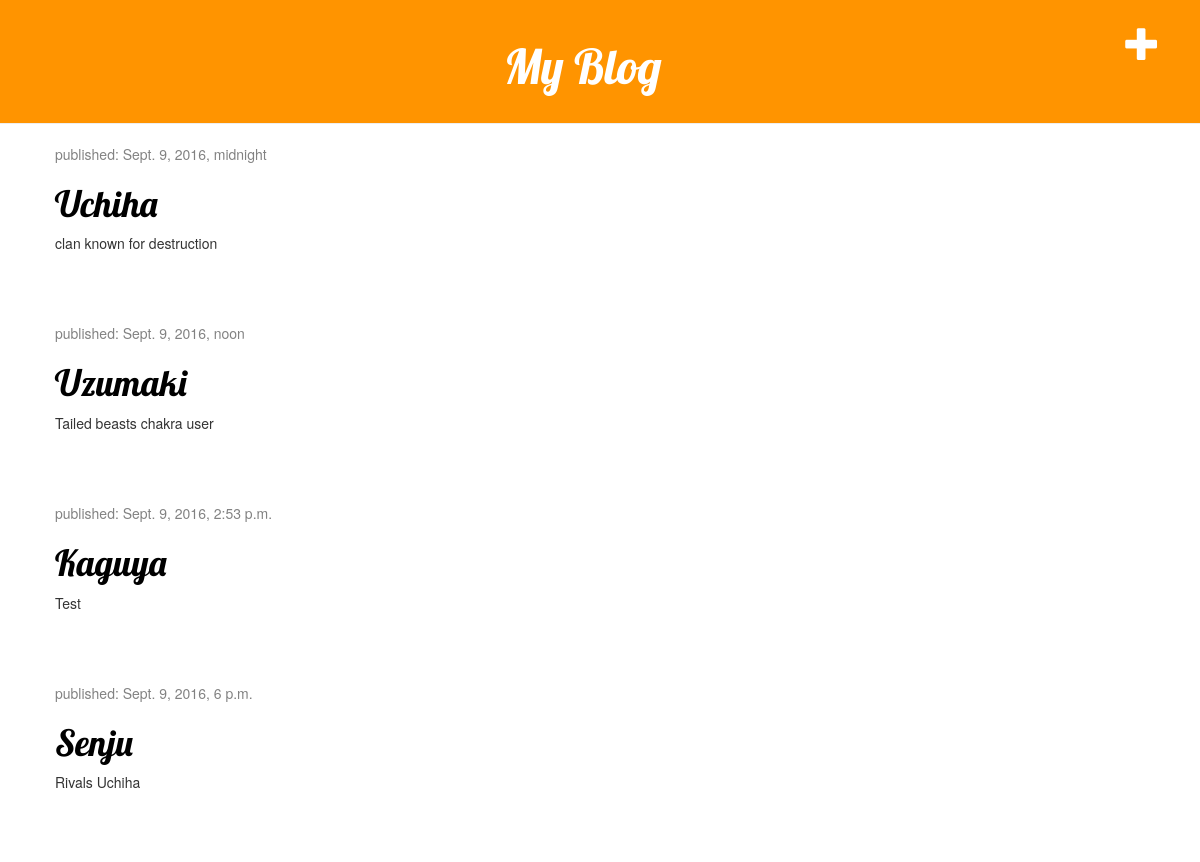
The page / on the database its author committed.
### blog/models.py (models this page shows, shortened)
class Post(models.Model):
    author = models.ForeignKey('auth.User')
    title = models.CharField(max_length=200)
    text = models.TextField()
    created_date = models.DateTimeField(
        default=timezone.now)
    published_date = models.DateTimeField(
        blank=True, null=True)

### blog/views.py (the view)
# urls.py: url(r'^$', views.post_list, name='post_list'),
def post_list(request):
    posts = Post.objects.filter(published_date__lte=timezone.now()).order_by('published_date')
    return render(request, 'blog/post_list.html', {'posts': posts})

### blog/templates/blog/post_list.html
{% extends 'blog/base.html' %}
{% block content%}
    {%	for	post in posts	%}
            <div	class="post">
                <div	class="date">
                    <p>published:	{{ post.published_date	}}</p>
                </div>
                <h1><a	href="{% url 'post_detail' pk=post.pk	%}">{{post.title}}</a></h1>
                <p>{{ post.text|linebreaksbr }}</p>
            </div>
    {%	endfor	%}
{%  endblock %}

### blog/templates/blog/base.html (shortened to what this page needs)
<!DOCTYPE html>
<html lang="en">
<head>
    {% load staticfiles	%}
				<link	rel="stylesheet" href="//maxcdn.bootstrapcdn.com/bootstrap/3.2.0/css/bootstrap.min.css">
				<link	rel="stylesheet" href="//maxcdn.bootstrapcdn.com/bootstrap/3.2.0/css/bootstrap-theme.min.css">
                <link	rel="stylesheet"	href="{%	static	'css/blog.css'	%}">
 </head>
<body>
    <div	class="page-header">
        <a	href="{% url 'post_new'	%}"	class="top-menu"><span	class="glyphicon glyphicon-plus"></span></a>
        <h1><a	href="/">My Blog</a></h1>
    </div>
    <div class="content	container">
        <div	class="row">
            <div	class="col-md-8">
            {%	block	content	%}
            {%	endblock	%}
            </div>
        </div>
    </div>
</body>
</html>

### blog/static/css/blog.css (style rules this page uses)
.page-header { background-color: #ff9400; margin-top: 0; padding: 20px 20px 20px 40px; text-align: center; }
.page-header h1, .page-header h1 a, .page-header h1 a:visited, .page-header h1 a:active { color: #ffffff; font-size: 36pt; text-decoration: none; }
.content { margin-left: 40px; }
h1, h2, h3, h4 { font-family: 'Lobster', cursive; }
.date { color: #828282; }
.top-menu, .top-menu:hover, .top-menu:visited { color: #ffffff; float: right; font-size: 26pt; margin-right: 20px; }
.post { margin-bottom: 70px; }
.post h1 a, .post h1 a:visited { color: #000000; }

### rows shown on the page
Post: published_date "Sept. 9, 2016, midnight", title "Uchiha", text "clan known for destruction"
Post: published_date "Sept. 9, 2016, noon", title "Uzumaki", text "Tailed beasts chakra user"
Post: published_date "Sept. 9, 2016, 2:53 p.m.", title "Kaguya", text "Test"
Post: published_date "Sept. 9, 2016, 6 p.m.", title "Senju", text "Rivals Uchiha"
